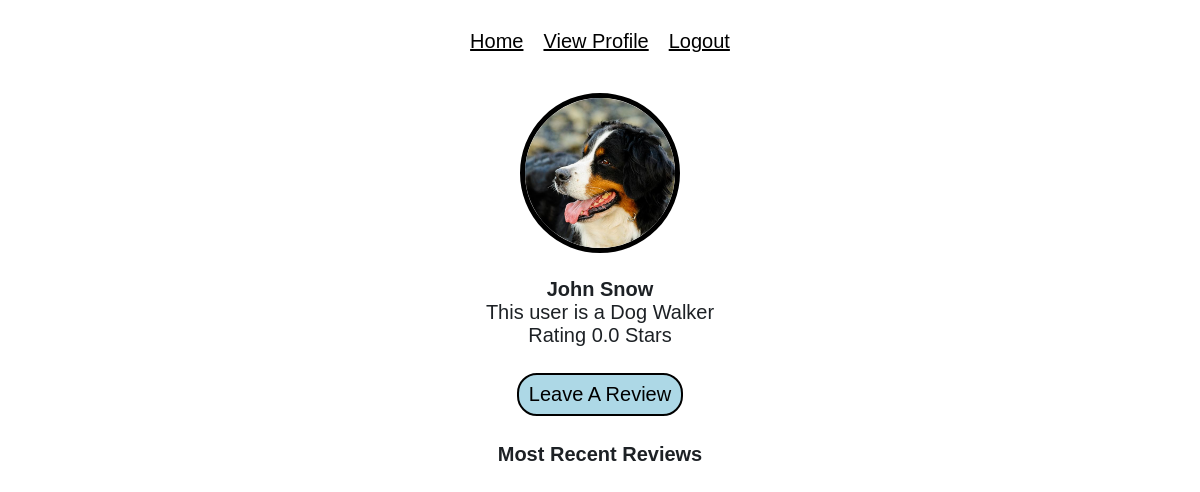
The app's page /profile/1 with its own data.
### tables this page shows
CREATE TABLE users (
            usrId integer primary key,
            email text,
            password text,
            firstName text,
            lastName text,
            accType text,
            postcode text,
            numberOfReviews integer,
            starRating real,
            profileImage text
            );

### app.py (the view)
@app.route('/profile/<usrId>')
def profile(usrId):
    userObj = user(usrId)
    return render_template('profile.html', userObj=userObj, user=user)

### database.py (called while the page is built)
    def search(self, col="null", search="null"):
        conn = sqlite3.connect('main.db')
        c = conn.cursor()
        if col == "email":
            c.execute(f'SELECT * FROM users WHERE email="{search}"')
            data = c.fetchall()
        elif col == "password":
            c.execute(f'SELECT * FROM users WHERE password="{search}"')
            data = c.fetchall()
        elif col == "usrId":
            c.execute(f'SELECT * FROM users WHERE usrId="{search}"')
            data = c.fetchall()
        elif col == "postcode":
            c.execute(f'SELECT * FROM users WHERE postcode="{search}"')
            data = c.fetchall()
        else:
            c.execute(f'SELECT * FROM users')
            data = c.fetchall()
        conn.commit()
        conn.close()
        return(data)

    def getReviewsFor(self, usrId):
        conn = sqlite3.connect('main.db')
        c = conn.cursor()
        c.execute(f'SELECT * FROM review WHERE forUsrId="{usrId}" ORDER BY date DESC Limit 5')
        data = c.fetchall()
        return(data)
        conn.commit()
        conn.close()

### user.py (called while the page is built)
    def getReviewsFor(self):
        result = db.getReviewsFor(self.usrId)
        return result

    def getProfilePic(self):
        return self.profilePic

### templates/profile.html (shortened to what this page needs)
{% extends "base.html" %}
{% block head %}
    <link rel="stylesheet" href="{{ url_for('static', filename='css/profile.css') }}">
{% endblock %}
{% block body %}
    {% if session['usrId'] == userObj.usrId  %}
        <a class="profilePic" href="/editProfile">
            <img src="{{ url_for('static', filename=userObj.getProfilePic()) }}"><br>
        </a>
    {% else %}
        <img src="{{ url_for('static', filename=userObj.getProfilePic()) }}"><br>
    {% endif %}
    <p><span class="name"> {{ userObj.fName }} {{ userObj.lName }}</span><br>
        This user is a Dog {{ (userObj.accType).capitalize() }} <br>
        Rating {{ userObj.starRating }} Stars
    </p>
    <p>
        {% if session['usrId'] != userObj.usrId  %}
            <a href="/leaveReview/{{ userObj.usrId }}" id="topButton">Leave A Review</a>
        {% endif %}
        <h4>Most Recent Reviews</h6>
    </p>
{% endblock %}

### static/css/profile.css (style rules this page uses)
.name { font-weight: bold; }
a#topButton { background-color: lightblue; margin-top: 60px; font-size: 20px; border: 2px solid black; border-radius: 20px; padding: 8px 10px; display: inline-block; margin-top: 6px; text-decoration: none; color: black; }

### static/css/main.css (style rules this page uses)
body { font-size: 20px; font-weight: 100; text-decoration: none; text-align: center; color: rgb(29, 33, 37); font-family: Arial, Helvetica, sans-serif; }
img { height: 150px; width: 150px; border-radius: 70%; object-fit: cover; border: 5px solid black; }

### records on screen
users: profileImage (picture), fName "John", lName "Snow", accType "Walker", starRating "0.0"
